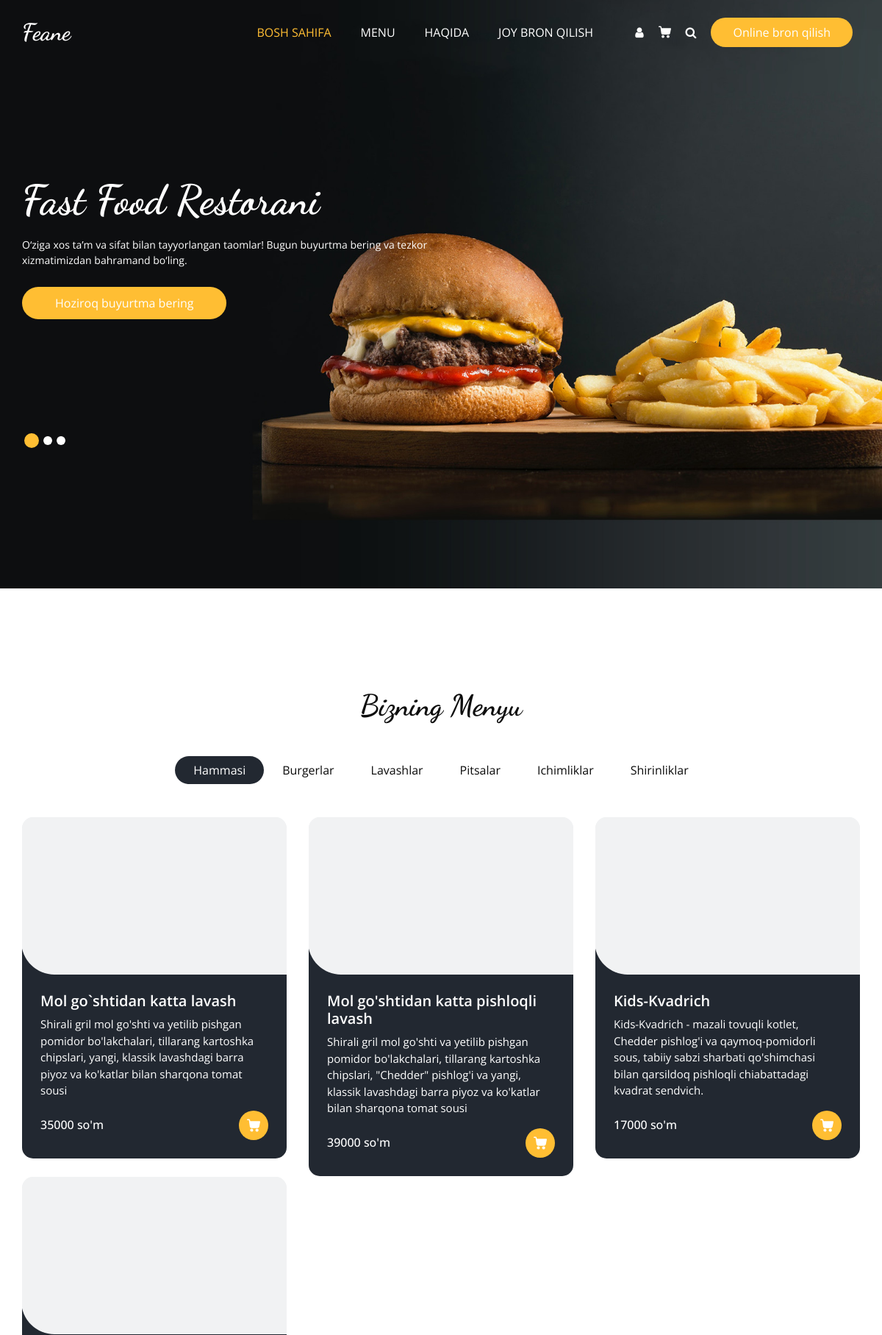
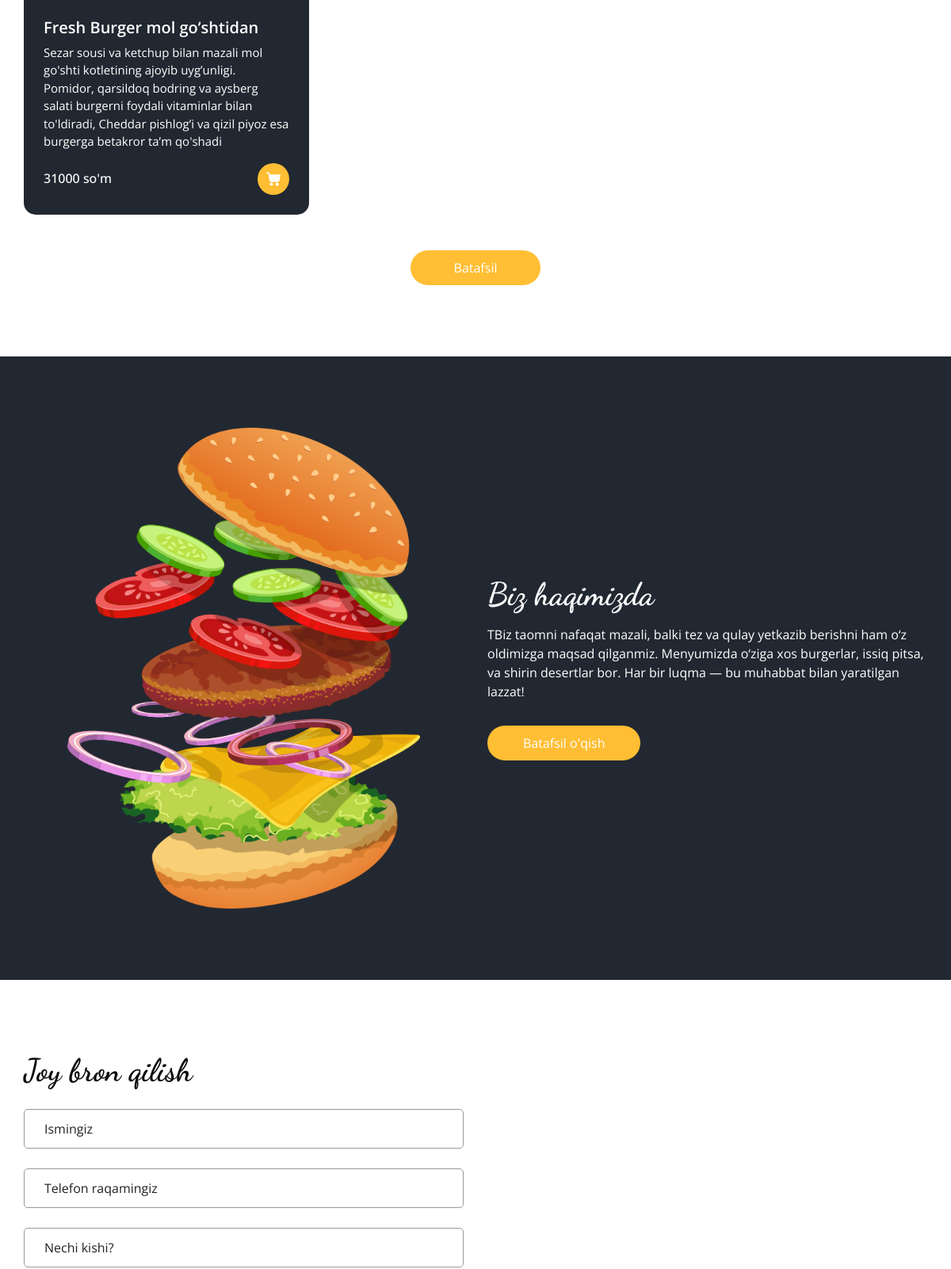
The page / (upper part) on the database its author committed (2 pictures, top to bottom).
### apps/models.py (models this page shows, shortened)
class Category(models.Model):
    nomi = models.CharField(max_length=100)

class Product(models.Model):
    nomi = models.CharField(max_length=100)
    narxi = models.IntegerField()
    kategoriya = models.ForeignKey(Category, on_delete=models.CASCADE)
    rasmi = models.URLField()
    malumot = models.TextField()

### apps/views.py (the view)
# urls.py: path('', home_page, name='bosh_sahifa')
def home_page(request):
    kategoriyalar = Category.objects.all()
    productlar = Product.objects.all()
    if request.method == "POST":
        ism = request.POST["ism"]
        telefon = request.POST["telefon"]
        soni = request.POST["soni"]
        sana = request.POST["sana"]
        BookTable.objects.create(ism=ism, telefon=telefon, soni=soni, sana=sana)
    context = {
        'categories': kategoriyalar,
        'products': productlar
    }
    return render(request, template_name='index.html', context=context)

### templates/index.html (shortened to what this page needs)
{% load static %}
<!DOCTYPE html>
<html>
<head>
  <link rel="stylesheet" type="text/css" href="{% static 'css/bootstrap.css' %}" />
  <link rel="stylesheet" type="text/css" href="https://cdnjs.cloudflare.com/ajax/libs/OwlCarousel2/2.3.4/assets/owl.carousel.min.css" />
  <link rel="stylesheet" href="https://cdnjs.cloudflare.com/ajax/libs/jquery-nice-select/1.1.0/css/nice-select.min.css" />
  <link href="{% static 'css/font-awesome.min.css' %}" rel="stylesheet" />
  <link href="{% static 'css/style.css' %}" rel="stylesheet" />
  <link href="{% static 'css/responsive.css' %}" rel="stylesheet" />
</head>
<body>
  <div class="hero_area">
    <div class="bg-box">
      <img src="{% static 'images/hero-bg.jpg' %}" alt="">
    </div>
    <header class="header_section">
      <div class="container">
        <nav class="navbar navbar-expand-lg custom_nav-container ">
          <a class="navbar-brand" href="index.html">
            <span>
              Feane
            </span>
          </a>
          <div class="collapse navbar-collapse" id="navbarSupportedContent">
            <ul class="navbar-nav  mx-auto ">
              <li class="nav-item active">
                <a class="nav-link" href="index.html">Bosh sahifa <span class="sr-only">(current)</span></a>
              </li>
              <li class="nav-item">
                <a class="nav-link" href="#food_section">Menu</a>
              </li>
              <li class="nav-item">
                <a class="nav-link" href="#about_section">Haqida</a>
              </li>
              <li class="nav-item">
                <a class="nav-link" href="#book_section">Joy bron qilish</a>
              </li>
            </ul>
            <div class="user_option">
              <a href="" class="user_link">
                <i class="fa fa-user" aria-hidden="true"></i>
              </a>
              <a class="cart_link" href="#">
              </a>
              <form class="form-inline">
                <button class="btn  my-2 my-sm-0 nav_search-btn" type="submit">
                  <i class="fa fa-search" aria-hidden="true"></i>
                </button>
              </form>
              <a href="" class="order_online">
                Online bron qilish
              </a>
            </div>
          </div>
        </nav>
      </div>
    </header>
    <section class="slider_section ">
      <div id="customCarousel1" class="carousel slide" data-ride="carousel">
        <div class="carousel-inner">
          <div class="carousel-item active">
            <div class="container ">
              <div class="row">
                <div class="col-md-7 col-lg-6 ">
                  <div class="detail-box">
                    <h1>
                      Fast Food Restorani
                    </h1>
                    <p>
                      O‘ziga xos ta’m va sifat bilan tayyorlangan taomlar! Bugun buyurtma bering va tezkor xizmatimizdan bahramand bo‘ling.
                    </p>
                    <div class="btn-box">
                      <a href="" class="btn1">
                        Hoziroq buyurtma bering
                      </a>
                    </div>
                  </div>
                </div>
              </div>
            </div>
          </div>
        </div>
        <div class="container">
          <ol class="carousel-indicators">
            <li data-target="#customCarousel1" data-slide-to="0" class="active"></li>
            <li data-target="#customCarousel1" data-slide-to="1"></li>
            <li data-target="#customCarousel1" data-slide-to="2"></li>
          </ol>
        </div>
      </div>
    </section>
  </div>
  <section class="offer_section layout_padding-bottom" id="food_section" >
  </section>
  <section class="food_section layout_padding-bottom">
    <div class="container">
      <div class="heading_container heading_center">
        <h2>
          Bizning Menyu
        </h2>
      </div>
      <ul class="filters_menu">
        <li class="active" data-filter="*">Hammasi</li>
        {% for c in categories %}
        <li data-filter=".{{ c.nomi }}">{{ c.nomi }}</li>
        {% endfor %}
      </ul>
      <div class="filters-content">
        <div class="row grid">
          {% for product in products %}
          <div class="col-sm-6 col-lg-4 all {{ product.kategoriya.nomi }}">
            <div class="box">
              <div>
                <div class="img-box">
                </div>
                <div class="detail-box">
                  <h5>
                    {{ product.nomi }}
                  </h5>
                  <p>
                    {{ product.malumot }}
                  </p>
                  <div class="options">
                    <h6>
                      {{ product.narxi }} so'm
                    </h6>
                    <a href="">
                    </a>
                  </div>
                </div>
              </div>
            </div>
          </div>
          {% endfor %}
        </div>
      </div>
      <div class="btn-box">
        <a href="">
          Batafsil
        </a>
      </div>
    </div>
  </section>
  <section class="about_section layout_padding" id="about_section">
    <div class="container  ">
      <div class="row">
        <div class="col-md-6 ">
          <div class="img-box">
            <img src="images/about-img.png" alt="">
          </div>
        </div>
        <div class="col-md-6">
          <div class="detail-box">
            <div class="heading_container">
              <h2>
                Biz haqimizda
              </h2>
            </div>
            <p>
              TBiz taomni nafaqat mazali, balki tez va qulay yetkazib berishni ham o‘z oldimizga maqsad qilganmiz. Menyumizda o‘ziga xos burgerlar, issiq pitsa, va shirin desertlar bor. Har bir luqma — bu muhabbat bilan yaratilgan lazzat!
            </p>
            <a href="">
              Batafsil o'qish
            </a>
          </div>
        </div>
      </div>
    </div>
  </section>
  <section class="book_section layout_padding" id="book_section">
    <div class="container">
      <div class="heading_container">
        <h2>
          Joy bron qilish
        </h2>
      </div>
      <div class="row">
        <div class="col-md-6">
          <div class="form_container">
            <form action="{% url 'bosh_sahifa' %}" method="post">
              <div>
                <input name="ism" type="text" class="form-control" placeholder="Ismingiz" />
              </div>
              <div>
                <input name="telefon" type="text" class="form-control" placeholder="Telefon raqamingiz" />
              </div>
              <div>
                <input name="soni" type="text" class="form-control" placeholder="Nechi kishi?" />
              </div>
            </form>
          </div>
        </div>
        <div class="col-md-6">
          <div class="map_container ">
            <div id="googleMap"></div>
          </div>
        </div>
      </div>
    </div>
  </section>
</body>
</html>

### static/css/responsive.css (style rules this page uses)
@media (min-width: 1200px) { .container { max-width: 1170px; } }

### rows shown on the page
Category: nomi "Burgerlar"
Category: nomi "Lavashlar"
Category: nomi "Pitsalar"
Category: nomi "Ichimliklar"
Category: nomi "Shirinliklar"
Product: nomi "Mol go`shtidan katta lavash", malumot "Shirali gril mol go'shti va yetilib pishgan pomidor bo'lakchalari, tillarang kartoshka chipslari, yangi, klassik lavashdagi barra piyoz va ko'katlar bilan sharqona tomat sousi", narxi "35000"
Product: nomi "Mol go'shtidan katta pishloqli lavash", malumot "Shirali gril mol go'shti va yetilib pishgan pomidor bo'lakchalari, tillarang kartoshka chipslari, \"Chedder\" pishlog'i va yangi, klassik lavashdagi barra piyoz va ko'katlar bilan sharqona tomat sousi", narxi "39000"
Product: nomi "Kids-Kvadrich", malumot "Kids-Kvadrich - mazali tovuqli kotlet, Chedder pishlog'i va qaymoq-pomidorli sous, tabiiy sabzi sharbati qo'shimchasi bilan qarsildoq pishloqli chiabattadagi kvadrat sendvich.", narxi "17000"
Product: nomi "Fresh Burger mol go’shtidan", malumot "Sezar sousi va ketchup bilan mazali mol go'shti kotletining ajoyib uyg’unligi. Pomidor, qarsildoq bodring va aysberg salati burgerni foydali vitaminlar bilan to'ldiradi, Cheddar pishlog’i va qizil piyoz esa burgerga betakror ta’m qo'shadi", narxi "31000"
